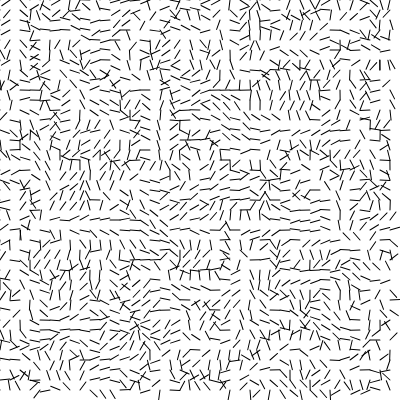
Frame 1 (no input)
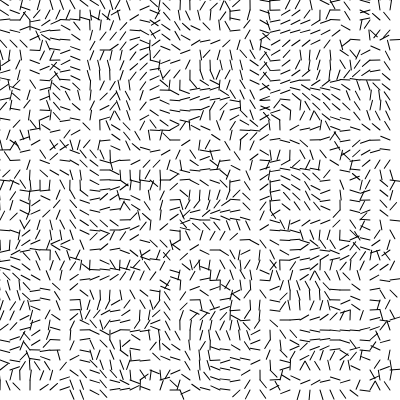
Frame 60 (no input)
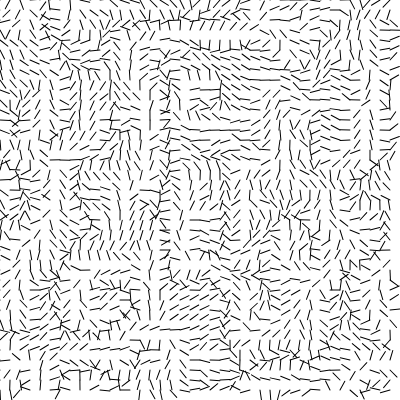
Frame 120 (the mouse pressed at the canvas centre since frame 60)

The p5.js sketch that drew these frames (run headless with seeded random() and noise() and a simulated clock; from frame 60 on, the mouse is pressed at the canvas centre):

// p5.js sketch
// ── sketch.js
   'use strict';
   // Daniel Shiffman
   // http://codingtra.in
   // http://patreon.com/codingtrain
   // Code for: https://youtu.be/BjoM9oKOAKY

   var inc = 0.1;
   //scale
   var scl = 10;
   var cols, rows;

   var zoff = 0;

   var fr;
   var flowers = [];

   var actRandomSeed = 0;

   function setup() {
      createCanvas(400, 400);

      //flowfield = new Array(cols * rows);
      cols = floor(width / scl);
      rows = floor(height / scl);
      //background(51);
      fr = createP('');
      stroke(0, 128);
   }

   function draw() {
      background(255);
      //Flow field
      var yoff = 0;
      for (var y = 0; y < rows; y++) {
         var xoff = 0;
         for (var x = 0; x < cols; x++) {
            var index = x + y * cols;
            var angle = noise(xoff, yoff, zoff) * TWO_PI * 4;
            var v = p5.Vector.fromAngle(angle);

            //draw basic circle here
            //flowers[index] = new Flower(x, y, scl, v.heading());


            xoff += inc;
            stroke(0);
            push();
            translate(x * scl, y * scl);
            rotate(v.heading());
            line(0, 0, scl, 0);

            pop();
         }
         yoff += inc;
         zoff += 0.0004;
      }

      //Update view for changing flowers:
      //for (var i = 0; i < flowers.length; i++) {
         //flowers[i].update();
        // flowers[i].show();

         fr.html(floor(frameRate()));
      //}
   }

// ── PictureFlower.js
    function PictureFlower(x, y, img){
       this.x = x;
       this.y = y;
       this.img = img;

        this.display = function(){
            image(this.img, this.x, this.y);
        }
    }
// ── particle.js
// Daniel Shiffman
// http://codingtra.in
// http://patreon.com/codingtrain
// Code for: https://youtu.be/BjoM9oKOAKY

function Particle() {
   this.pos = createVector(random(width), random(height));
   this.vel = createVector(0, 0); //Vellocity
   this.acc = createVector(0, 0); //acceleration
   this.maxspeed = 4;
   this.h = 0;

   this.prevPos = this.pos.copy();

   this.update = function () {
      this.vel.add(this.acc);
      this.vel.limit(this.maxspeed);
      this.pos.add(this.vel);
      this.acc.mult(0);
   }
   //*****************************************************************************
   this.follow = function (vectors) {
      var x = floor(this.pos.x / scl);
      var y = floor(this.pos.y / scl);
      var index = x + y * cols;
      var force = vectors[index];
      this.applyForce(force);
   }
   //*****************************************************************************
   this.applyForce = function (force) {
      //*****************************************************************************
      this.acc.add(force);
   }
   //*****************************************************************************
   this.show = function () {
      //*****************************************************************************
      stroke(this.h, 255, 255, 25);
      this.h = this.h + 1;
      if (this.h > 255) {
         this.h = 0;
      }
      strokeWeight(1);
      line(this.pos.x, this.pos.y, this.prevPos.x, this.prevPos.y);
      this.updatePrev();
   }

   this.updatePrev = function () {
      this.prevPos.x = this.pos.x;
      this.prevPos.y = this.pos.y;
   }

   this.edges = function () {
      if (this.pos.x > width) {
         this.pos.x = 0;
         this.updatePrev();
      }
      if (this.pos.x < 0) {
         this.pos.x = width;
         this.updatePrev();
      }
      if (this.pos.y > height) {
         this.pos.y = 0;
         this.updatePrev();
      }
      if (this.pos.y < 0) {
         this.pos.y = height;
         this.updatePrev();
      }

   }

}
